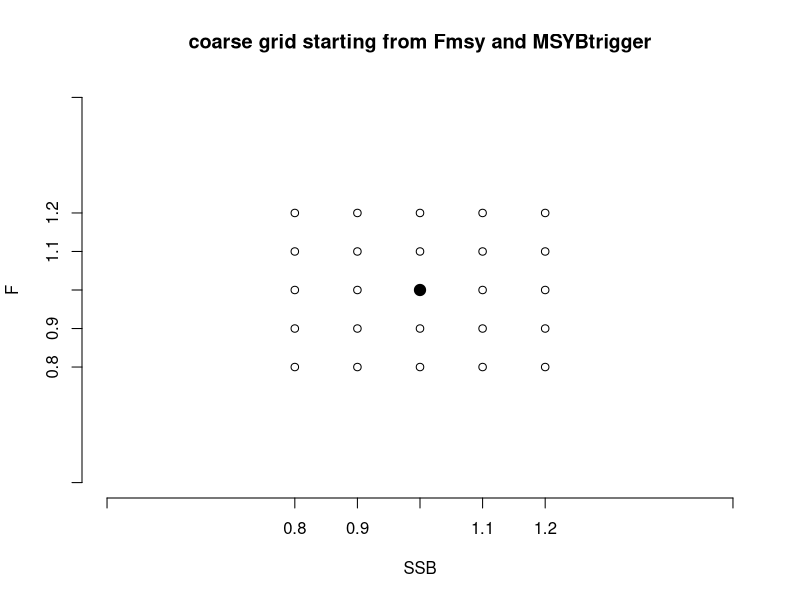
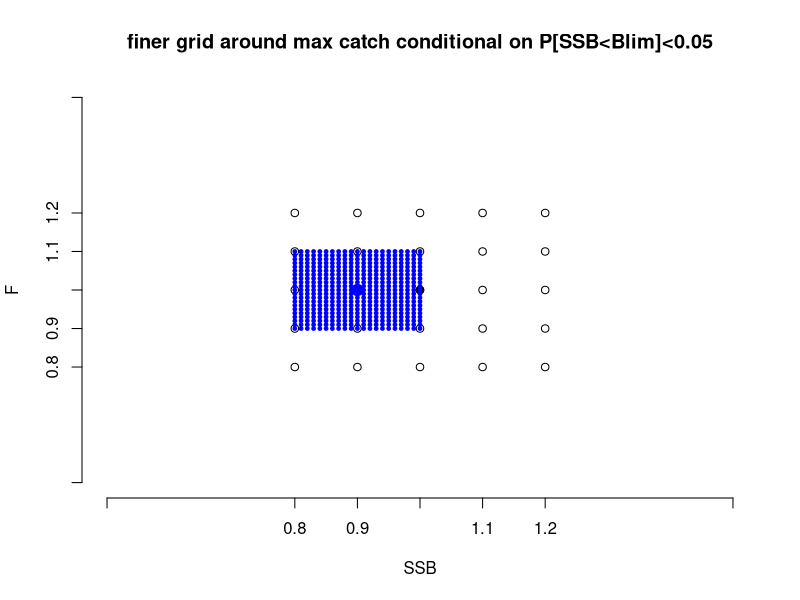

R code for these plots, in order:

v0 <- seq(0.3,0.7, 0.1)
df0 <- expand.grid(SSB=v0, F=v0) 
plot(df0, ylim=c(0,1), xlim=c(0,1), axes=FALSE, ylab="F", xlab='SSB', main='coarse grid starting from Fmsy and MSYBtrigger')
points(0.5, 0.5, pch=19, cex=1.5)
axis(2, c(0, v0, 1), labels=c('', '0.8', '0.9', 'Fmsy', '1.1', '1.2', ''))
axis(1, c(0, v0, 1), labels=c('', '0.8', '0.9', 'MSYBtrigger', '1.1', '1.2', ''))

plot(df0, ylim=c(0,1), xlim=c(0,1), axes=FALSE, ylab="F", xlab='SSB', main='finer grid around max catch conditional on P[SSB<Blim]<0.05')
points(0.5, 0.5, pch=19)
points(0.4, 0.5, pch=19, col='blue', cex=1.5)
axis(2, c(0, v0, 1), labels=c('', '0.8', '0.9', 'Fmsy', '1.1', '1.2', ''))
axis(1, c(0, v0, 1), labels=c('', '0.8', '0.9', 'MSYBtrigger', '1.1', '1.2', ''))
v1 <- seq(0.4,0.6, 0.01)
v2 <- seq(0.3,0.5, 0.01)
df1 <- expand.grid(SSB=v2, F=v1)
points(df1, col='blue', pch=19, cex=0.5)



